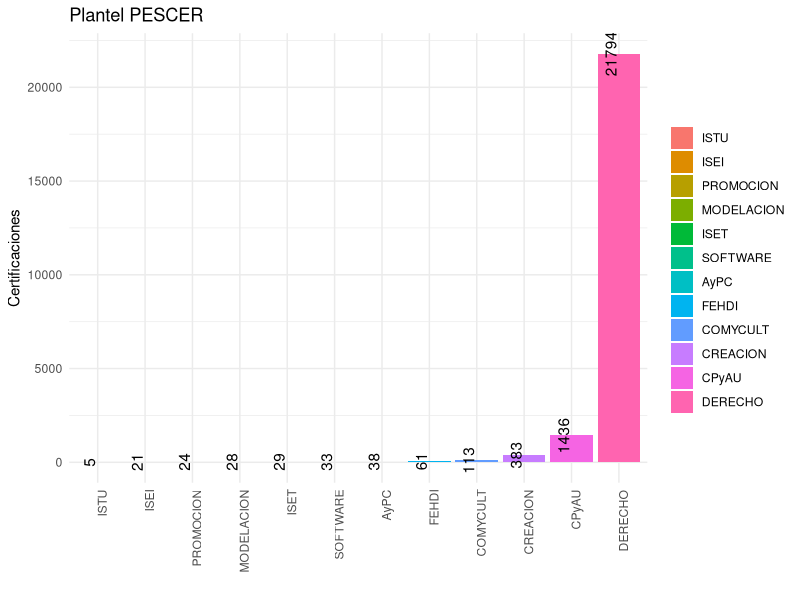
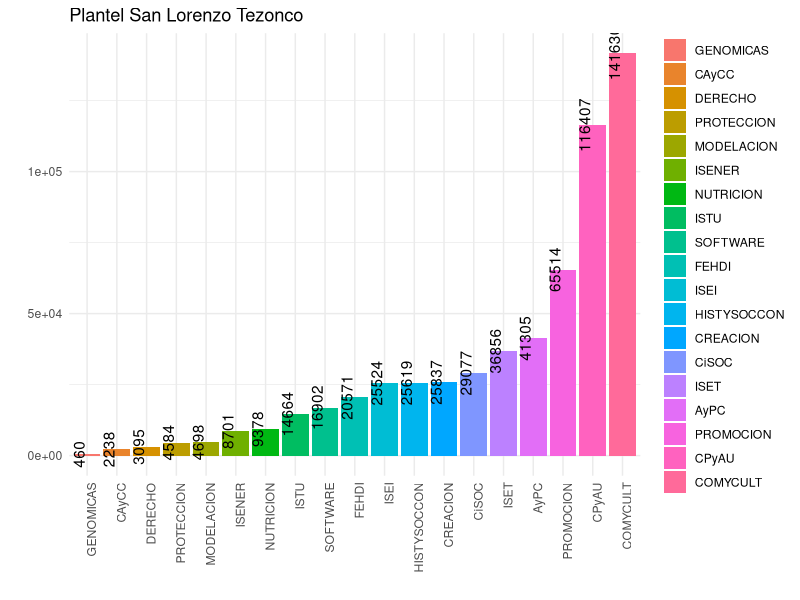
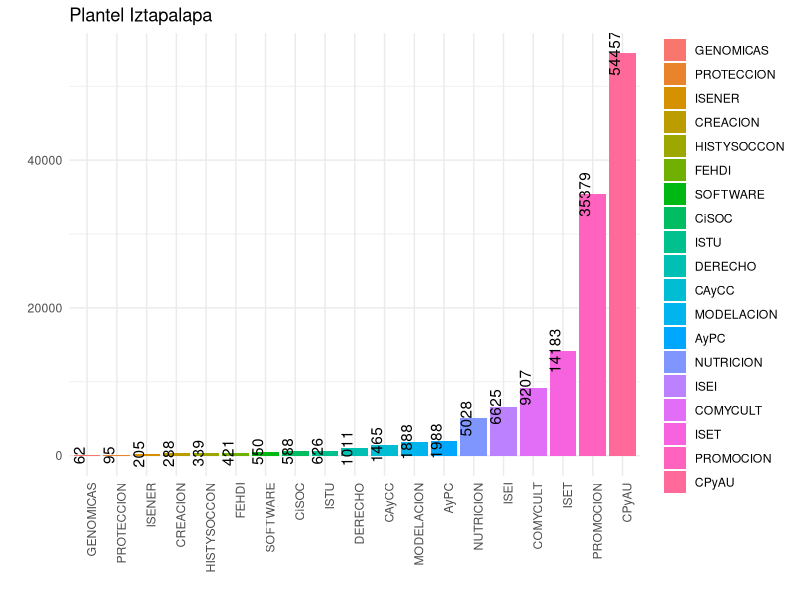
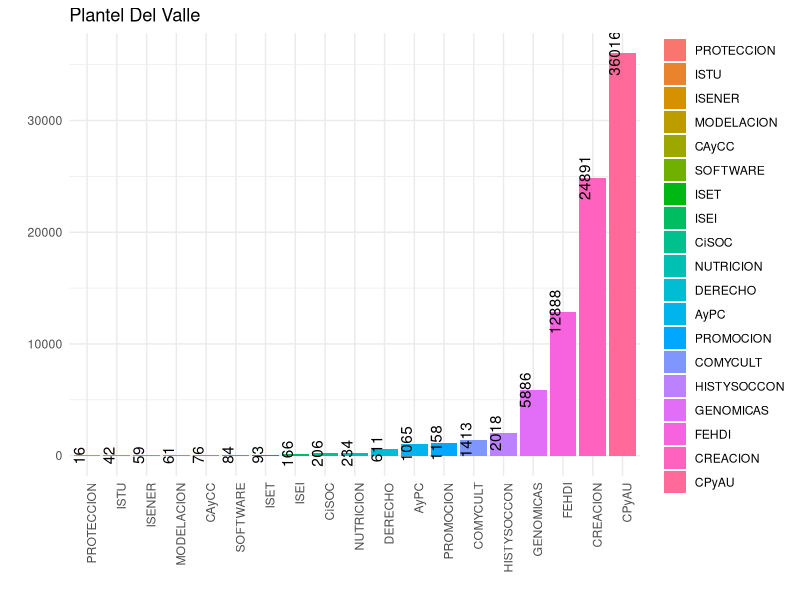

The R source for these figures, in order: (Note: this script raises an error after producing the figures.)
# >><<>><< >><<>><< >><<>><< >><<>><< >><<>><< >><<>><< >><<>><< >><<>><< >><<>><<
library(ggplot2)
library(dplyr)
library(tidyr)
library(gridExtra)
# >><<>><< >><<>><< >><<>><< >><<>><< >><<>><< >><<>><< >><<>><< >><<>><< >><<>><<
# Crear un data frame a partir de la tabla
data_Planteles_FnF <- data.frame(
  Plantel = c("CH", "GAM", "DV", "IZT", "SLT", "PESCER"),
  C = c(84316, 184212, 57100, 84764, 381135, 16854),
  NC = c(49722, 66429, 29883, 49641, 211925, 7111)
)
# >><<>><< >><<>><< >><<>><< >><<>><< >><<>><< >><<>><< >><<>><< >><<>><< >><<>><<
data_Plantel_Lic <- data.frame(
  Plantel = c("CH", "GAM", "DV", "IZT", "SLT", "PESCER"),
  ISET = c(4628, 18211, 93, 14183, 36856, 29),
  AyPC = c(30861, 17043, 1065, 1988, 41305, 38),
  CPyAU = c(3875, 36315, 36016, 54457, 116407, 1436),
  CAyCC = c(6, 15, 76, 1465, 2238, 0),
  GENOMICAS = c(166, 119, 5886, 62, 460, 0),
  CiSOC = c(588, 14410, 206, 588, 29077, 0),
  COMYCULT = c(45230, 42077, 1413, 9207, 141630, 113),
  CREACION = c(1966, 11903, 24891, 288, 25837, 383),
  DERECHO = c(1805, 30905, 611, 1011, 3095, 21794),
  FEHDI = c(1151, 7957, 12888, 421, 20571, 61),
  HISTYSOCCON = c(884, 9658, 2018, 339, 25619, 0),
  SOFTWARE = c(618, 11688, 84, 550, 16902, 33),
  ISTU = c(9672, 7889, 42, 626, 14664, 5),
  ISEI = c(1772, 10348, 166, 6625, 25524, 21),
  ISENER = c(236, 160, 59, 205, 8701, 0),
  MODELACION = c(142, 827, 61, 1888, 4698, 28),
  NUTRICION = c(211, 6585, 234, 5028, 9378, 0),
  PROMOCION = c(30101, 21931, 1158, 35379, 65514, 24),
  PROTECCION = c(126, 2600, 16, 95, 4584, 0)
)
# >><<>><< >><<>><< >><<>><< >><<>><< >><<>><< >><<>><< >><<>><< >><<>><< >><<>><<
#View(data_Plantel_Lic)
# Crear un marco de datos con los datos del Plantel CH
# <<==>> <<==>> <<==>> <<==>> <<==>> <<==>> <<==>> <<==>> <<==>> <<==>> <<==>> <<==>>
# Filtrar las filas con Valor distinto de cero
data_PESCER_filtered <- data_Plantel_Lic[data_Plantel_Lic$Plantel == "PESCER", ] %>%
  select(-Plantel) %>%
  pivot_longer(cols = everything(), names_to = "Licenciatura", values_to = "Valor") %>%
  filter(Valor != 0)
# Reorganizar las categorías de las licenciaturas de mayor a menor
data_PESCER_filtered$Licenciatura <- reorder(data_PESCER_filtered$Licenciatura, -data_PESCER_filtered$Valor, FUN = desc)
# Crear un gráfico de barras agrupadas para el Plantel PESCER
p_PESCER <- ggplot(data_PESCER_filtered, aes(x = Licenciatura, y = Valor, fill = Licenciatura)) +
  geom_bar(stat = "identity") +labs(title = "Plantel PESCER",x = "",y = "Certificaciones") +
  theme_minimal() +theme(axis.text.x = element_text(angle = 90, hjust = 1))+
  labs(fill = "")
# Agregar etiquetas a las barras en sentido vertical
p_PESCER <- p_PESCER + geom_text(aes(label = Valor), vjust = -0.2, angle = 90)
print(p_PESCER)
# <<==>> <<==>> <<==>> <<==>> <<==>> <<==>> <<==>> <<==>> <<==>> <<==>> <<==>> <<==>>
data_SLT <- data_Plantel_Lic[data_Plantel_Lic$Plantel == "SLT", ]
# Transformar los datos a un formato largo
data_SLT_long <- tidyr::pivot_longer(data_SLT, cols = -Plantel, names_to = "Licenciatura", values_to = "Valor")
# Reorganizar las categorías de las licenciaturas de mayor a menor
data_SLT_long$Licenciatura <- reorder(data_SLT_long$Licenciatura, -data_SLT_long$Valor, FUN = desc)
# Crear un gráfico de barras agrupadas para el Plantel CH
p <- ggplot(data_SLT_long, aes(x = Licenciatura, y = Valor, fill = Licenciatura)) +
  geom_bar(stat = "identity") +
  labs(
    title = "Plantel San Lorenzo Tezonco",x = "",y = "") +
  theme_minimal() + theme(axis.text.x = element_text(angle = 90, hjust = 1))+
  labs(fill = "")
# Agregar etiquetas a las barras en sentido vertical
p_SLT <- p + geom_text(aes(label = Valor), vjust = -0.2, angle = 90)
print(p_SLT)
# <<==>> <<==>> <<==>> <<==>> <<==>> <<==>> <<==>> <<==>> <<==>> <<==>> <<==>> <<==>>
data_IZT <- data_Plantel_Lic[data_Plantel_Lic$Plantel == "IZT", ]
# Transformar los datos a un formato largo
data_IZT_long <- tidyr::pivot_longer(data_IZT, cols = -Plantel, names_to = "Licenciatura", values_to = "Valor")
# Reorganizar las categorías de las licenciaturas de mayor a menor
data_IZT_long$Licenciatura <- reorder(data_IZT_long$Licenciatura, -data_IZT_long$Valor, FUN = desc)
# Crear un gráfico de barras agrupadas para el Plantel CH
p <- ggplot(data_IZT_long, aes(x = Licenciatura, y = Valor, fill = Licenciatura)) +
  geom_bar(stat = "identity") +
  labs(
    title = "Plantel Iztapalapa",x = "",y = "") +
  theme_minimal() + theme(axis.text.x = element_text(angle = 90, hjust = 1))+
  labs(fill = "")
# Agregar etiquetas a las barras en sentido vertical
p_IZT <- p + geom_text(aes(label = Valor), vjust = -0.2, angle = 90)
print(p_IZT)
# <<==>> <<==>> <<==>> <<==>> <<==>> <<==>> <<==>> <<==>> <<==>> <<==>> <<==>> <<==>>
data_DV <- data_Plantel_Lic[data_Plantel_Lic$Plantel == "DV", ]
# Transformar los datos a un formato largo
data_DV_long <- tidyr::pivot_longer(data_DV, cols = -Plantel, names_to = "Licenciatura", values_to = "Valor")
# Reorganizar las categorías de las licenciaturas de mayor a menor
data_DV_long$Licenciatura <- reorder(data_DV_long$Licenciatura, -data_DV_long$Valor, FUN = desc)
# Crear un gráfico de barras agrupadas para el Plantel CH
p <- ggplot(data_DV_long, aes(x = Licenciatura, y = Valor, fill = Licenciatura)) +
  geom_bar(stat = "identity") +
  labs(
    title = "Plantel Del Valle",x = "",y = "") +
  theme_minimal() + theme(axis.text.x = element_text(angle = 90, hjust = 1))+
  labs(fill = "")
# Agregar etiquetas a las barras en sentido vertical
p_DV <- p + geom_text(aes(label = Valor), vjust = -0.2, angle = 90)
print(p_DV)
# <<==>> <<==>> <<==>> <<==>> <<==>> <<==>> <<==>> <<==>> <<==>> <<==>> <<==>> <<==>>
data_GAM <- data_Plantel_Lic[data_Plantel_Lic$Plantel == "GAM", ]
# Transformar los datos a un formato largo
data_GAM_long <- tidyr::pivot_longer(data_GAM, cols = -Plantel, names_to = "Licenciatura", values_to = "Valor")
# Reorganizar las categorías de las licenciaturas de mayor a menor
data_GAM_long$Licenciatura <- reorder(data_GAM_long$Licenciatura, -data_GAM_long$Valor, FUN = desc)
# Crear un gráfico de barras agrupadas para el Plantel CH
p <- ggplot(data_CH_long, aes(x = Licenciatura, y = Valor, fill = Licenciatura)) +
  geom_bar(stat = "identity") +
  labs(
    title = "Plantel Cuautepec",x = "",y = "") +
  theme_minimal() + theme(axis.text.x = element_text(angle = 90, hjust = 1))+
  labs(fill = "")
# Agregar etiquetas a las barras en sentido vertical
p_GAM <- p + geom_text(aes(label = Valor), vjust = -0.2, angle = 90)
print(p_GAM)
# <<==>> <<==>> <<==>> <<==>> <<==>> <<==>> <<==>> <<==>> <<==>> <<==>> <<==>> <<==>>
data_CH <- data_Plantel_Lic[data_Plantel_Lic$Plantel == "CH", ]
# Transformar los datos a un formato largo
data_CH_long <- tidyr::pivot_longer(data_CH, cols = -Plantel, names_to = "Licenciatura", values_to = "Valor")
# Reorganizar las categorías de las licenciaturas de mayor a menor
data_CH_long$Licenciatura <- reorder(data_CH_long$Licenciatura, -data_CH_long$Valor, FUN = desc)
# Crear un gráfico de barras agrupadas para el Plantel CH
p <- ggplot(data_CH_long, aes(x = Licenciatura, y = Valor, fill = Licenciatura)) +
  geom_bar(stat = "identity") +
  labs(
    title = "Plantel CH",x = "",y = "") +
  theme_minimal() + theme(axis.text.x = element_text(angle = 90, hjust = 1))+
  labs(fill = "")
# Agregar etiquetas a las barras en sentido vertical
p_CH <- p + geom_text(aes(label = Valor), vjust = -0.2, angle = 90)
print(p_CH)
# <<==>> <<==>> <<==>> <<==>> <<==>> <<==>> <<==>> <<==>> <<==>> <<==>> <<==>> <<==>>
plot_list <- list(p_CH,p_DV,p_IZT,p_GAM,p_SLT,p_PESCER)
grid.arrange(grobs = plot_list, ncol = 3)
